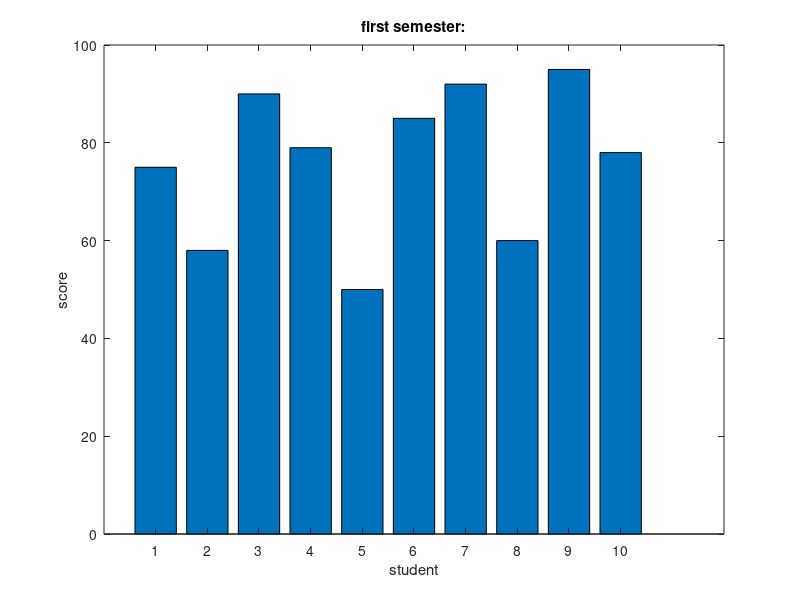

This chart was generated by the following MATLAB code:
x= [1:10 ];
y=[75,58,90,79,50,85,92,60,95,78];
bar(x,y),xlabel('student'),ylabel('score') ,
title('first semester:')
print    -deps graph.eps 